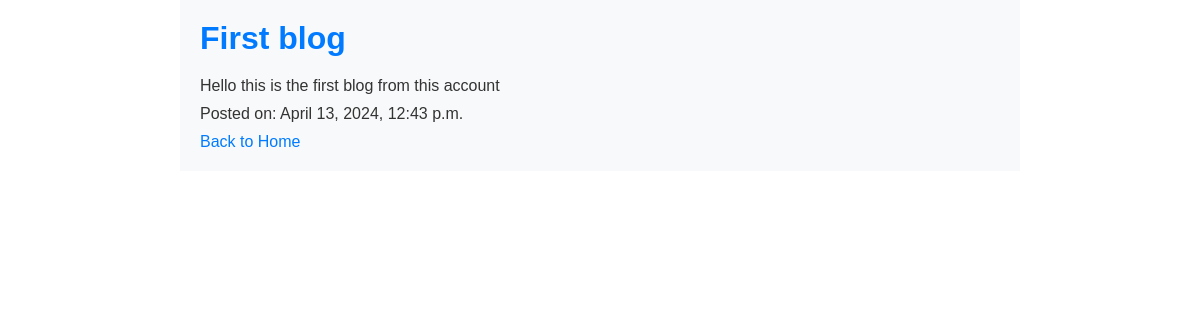
Screenshot of /post/9/ with the database file from the repository.
### blog/models.py (models this page shows, shortened)
class Post(models.Model):
    author = models.ForeignKey(settings.AUTH_USER_MODEL, on_delete=models.CASCADE)
    title = models.CharField(max_length=200)
    content = models.TextField()
    date_posted = models.DateTimeField(auto_now_add=True)

### blog/views.py (the view)
# urls.py: path('post/<int:pk>/', v1.post_detail, name='post-detail'),
def post_detail(request, pk):
    post = get_object_or_404(Post, pk=pk)
    return render(request, 'post_detail.html', {'post': post})

### templates/post_detail.html (shortened to what this page needs)
<!DOCTYPE html>
<html lang="en">
<head>
</head>
<body>
    <div class="container">
        <h1>{{ post.title }}</h1>
        <p>{{ post.content }}</p>
        <p>Posted on: {{ post.date_posted }}</p>
        <a href="{% url 'home' %}">Back to Home</a>
    </div>
</body>
</html>

### templates/post_detail.html (style rules this page uses)
body, h1, h2, h3, h4, h5, h6, p, ul, li { margin: 0; padding: 0; font-family: Arial, sans-serif; }
.container { max-width: 800px; margin: 0 auto; padding: 20px; background-color: #f8f9fa; color: #333; }
h1 { margin-bottom: 20px; color: #007bff; }
p { margin-bottom: 10px; }
a { color: #007bff; text-decoration: none; transition: color 0.3s ease; }

### rows the page displays
Post: title "First blog", content "Hello this is the first blog from this account", date_posted "April 13, 2024, 12:43 p.m."
